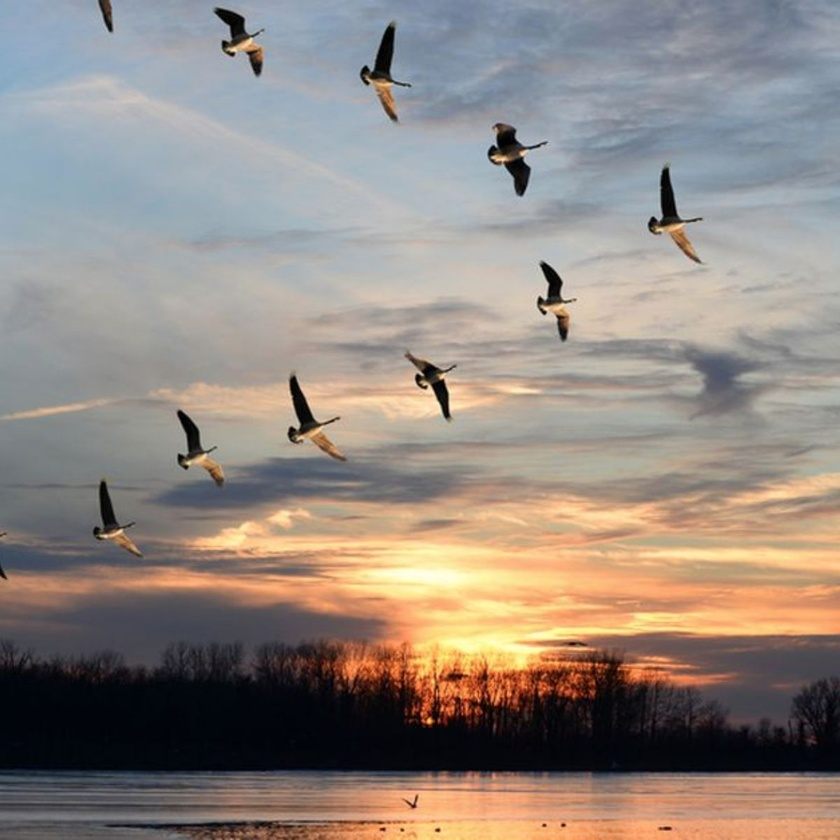
#> input picture img/birds1.jpg, 840 x 840 px, shrunk from 1200 x 1200 before the run
$ jupyter execute 'Arithmetic Operations.ipynb'
#> lines starting #> are read from the running program, lines starting #| are printed output that depends on the picture
## Average of 2 images

[cell 1]
import cv2
import matplotlib.pyplot as plt
import numpy as np

img1 = cv2.imread('./img/birds1.jpg')
#> img1 is the input picture: shape (840, 840, 3); mean B, G, R 129, 136.2, 146.4
img2 = cv2.imread('./img/mountains1.jpg')
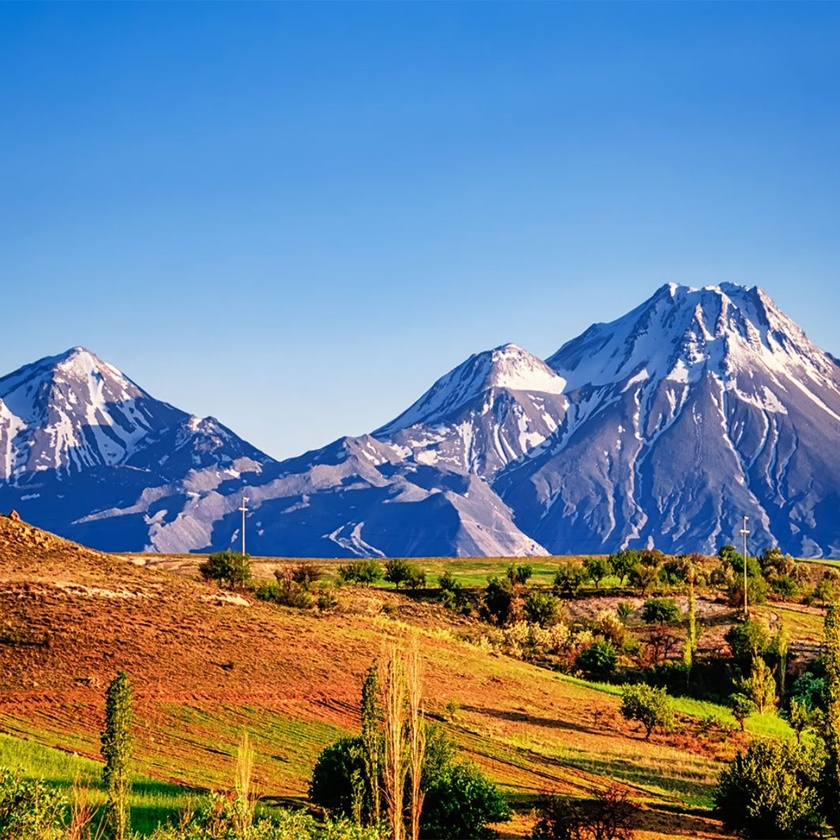
#> input picture img/mountains1.jpg, 840 x 840 px, shrunk from 1200 x 1200 before the run
#> img2 is the input picture: shape (840, 840, 3); mean B, G, R 146.8, 130.6, 112.7

img1 = cv2.cvtColor(img1, cv2.COLOR_BGR2RGB)
img2 = cv2.cvtColor(img2, cv2.COLOR_BGR2RGB)

img1 = img1.astype(np.float32);
img2 = img2.astype(np.float32);

img3 = (img1+img2)/2
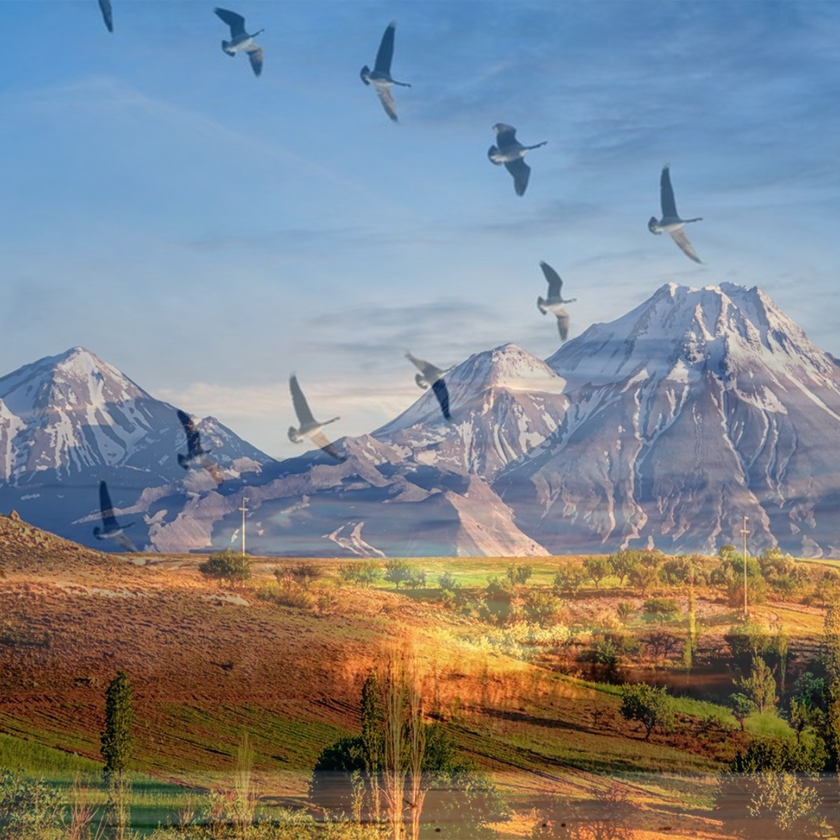
#> img3: shape (840, 840, 3) float32; mean R, G, B 129.5, 133.4, 137.9


plt.subplot(3,3,1);
plt.imshow(img1.astype(np.uint8))

plt.subplot(3,3,2)
plt.imshow(img2.astype(np.uint8))

plt.subplot(3,3,3)
plt.imshow(img3.astype(np.uint8))

plt.show()
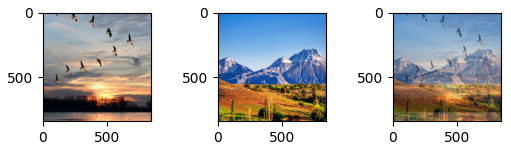
#> figure drawn by matplotlib, 3 panels

[cell 2]
import cv2
import matplotlib.pyplot as plt
import numpy as np

img1 = cv2.imread('./img/birds1.jpg')
img2 = cv2.imread('./img/mountains1.jpg')

img1 = cv2.cvtColor(img1, cv2.COLOR_BGR2RGB)
img2 = cv2.cvtColor(img2, cv2.COLOR_BGR2RGB)

img1 = img1.astype(np.float32); #Converting uint8 format to float32 format
img2 = img2.astype(np.float32);

img3 = (img1+img2)/2; #

img3 = img3.astype(np.uint8)

plt.imshow(img3)

## Addition

[cell 3]
import cv2
import matplotlib.pyplot as plt
import numpy as np

img1 = cv2.imread('./img/birds1.jpg')
img2 = cv2.imread('./img/mountains1.jpg')

img1 = cv2.cvtColor(img1, cv2.COLOR_BGR2RGB)
img2 = cv2.cvtColor(img2, cv2.COLOR_BGR2RGB)

img3 = cv2.addWeighted(img1, 0.5, img2, 0.5, 0)
# img3 = cv2.add(img1, img2)

plt.subplot(3,3,1);
plt.imshow(img1)

plt.subplot(3,3,2)
plt.imshow(img2)

plt.subplot(3,3,3)
plt.imshow(img3)

plt.show()

## Subtraction

[cell 4]
import cv2
import matplotlib.pyplot as plt
import numpy as np

img1 = cv2.imread('./img/birds1.jpg')
img2 = cv2.imread('./img/mountains1.jpg')

img1 = cv2.cvtColor(img1, cv2.COLOR_BGR2RGB)
img2 = cv2.cvtColor(img2, cv2.COLOR_BGR2RGB)

img3 = cv2.subtract(img1, img2) #Subtracting the images
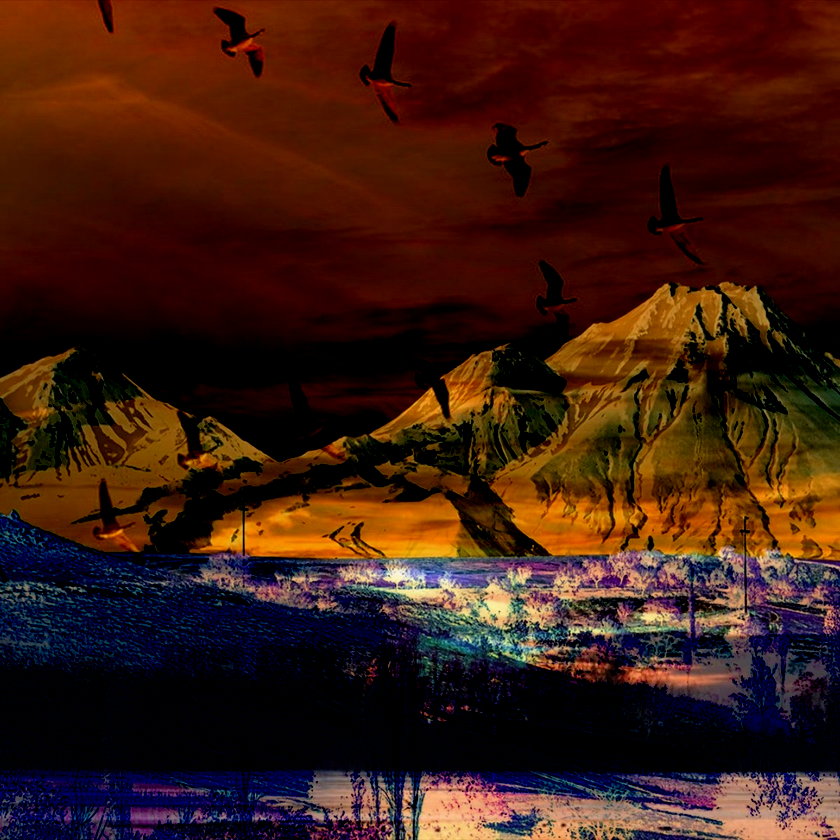
#> img3: shape (840, 840, 3); mean R, G, B 61, 27.7, 17.2


plt.subplot(3,3,1);
plt.imshow(img1)

plt.subplot(3,3,2)
plt.imshow(img2)

plt.subplot(3,3,3)
plt.imshow(img3)

plt.show()

## Multiplication

[cell 5]
import cv2
import matplotlib.pyplot as plt
import numpy as np

img1 = cv2.imread('./img/birds1.jpg')
img2 = cv2.imread('./img/mountains1.jpg')

img1 = cv2.cvtColor(img1, cv2.COLOR_BGR2RGB)
img2 = cv2.cvtColor(img2, cv2.COLOR_BGR2RGB)

img3 = cv2.multiply(img1, img2)
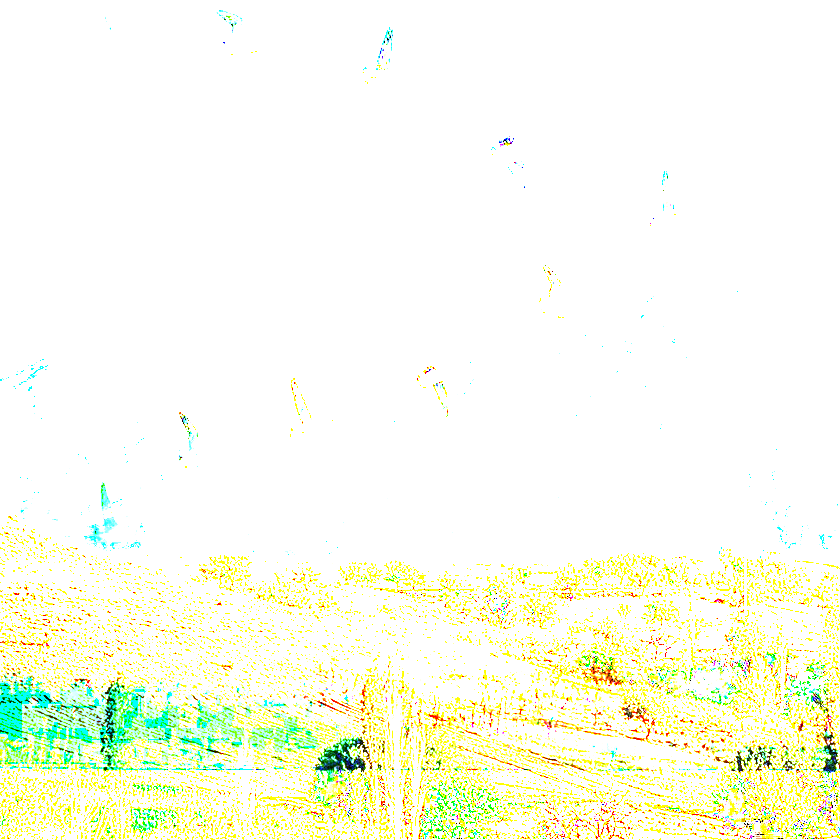
#> img3: shape (840, 840, 3); mean R, G, B 249.9, 252.9, 235.9


plt.subplot(3,3,1);
plt.imshow(img1)

plt.subplot(3,3,2)
plt.imshow(img2)

plt.subplot(3,3,3)
plt.imshow(img3)

plt.show()

# Divide

[cell 6]
import cv2
import matplotlib.pyplot as plt
import numpy as np

img1 = cv2.imread('./img/birds1.jpg')
img2 = cv2.imread('./img/mountains1.jpg')

img1 = cv2.cvtColor(img1, cv2.COLOR_BGR2RGB)
img2 = cv2.cvtColor(img2, cv2.COLOR_BGR2RGB)

img3 = cv2.divide(img1, img2)
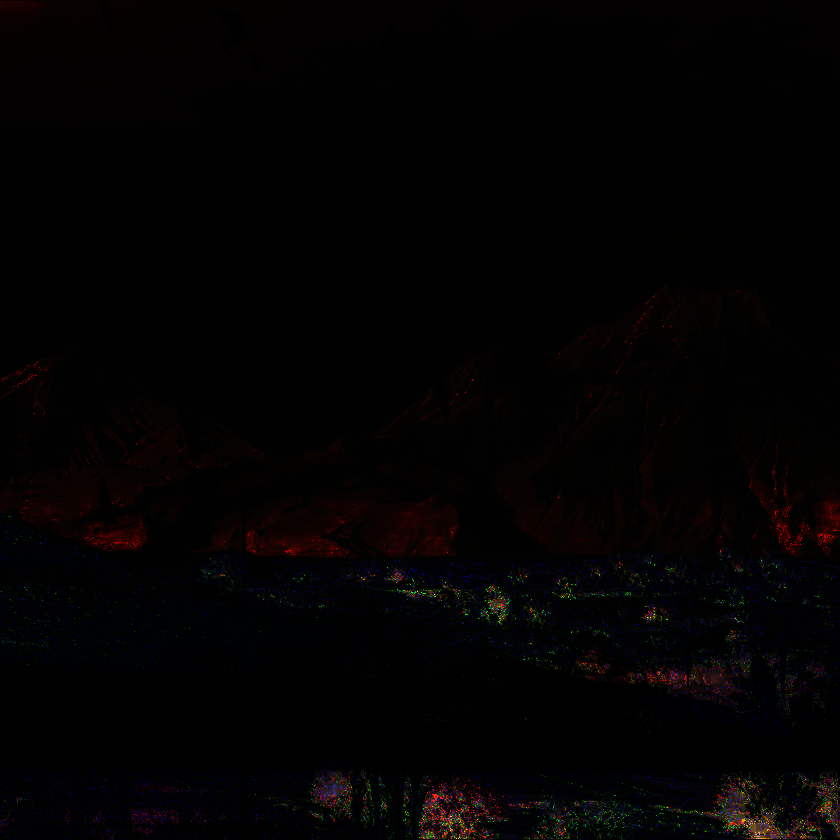
#> img3: shape (840, 840, 3); mean R, G, B 3.6, 2.1, 2.3


plt.subplot(3,3,1);
plt.imshow(img1)

plt.subplot(3,3,2)
plt.imshow(img2)

plt.subplot(3,3,3)
plt.imshow(img3)

plt.show()
